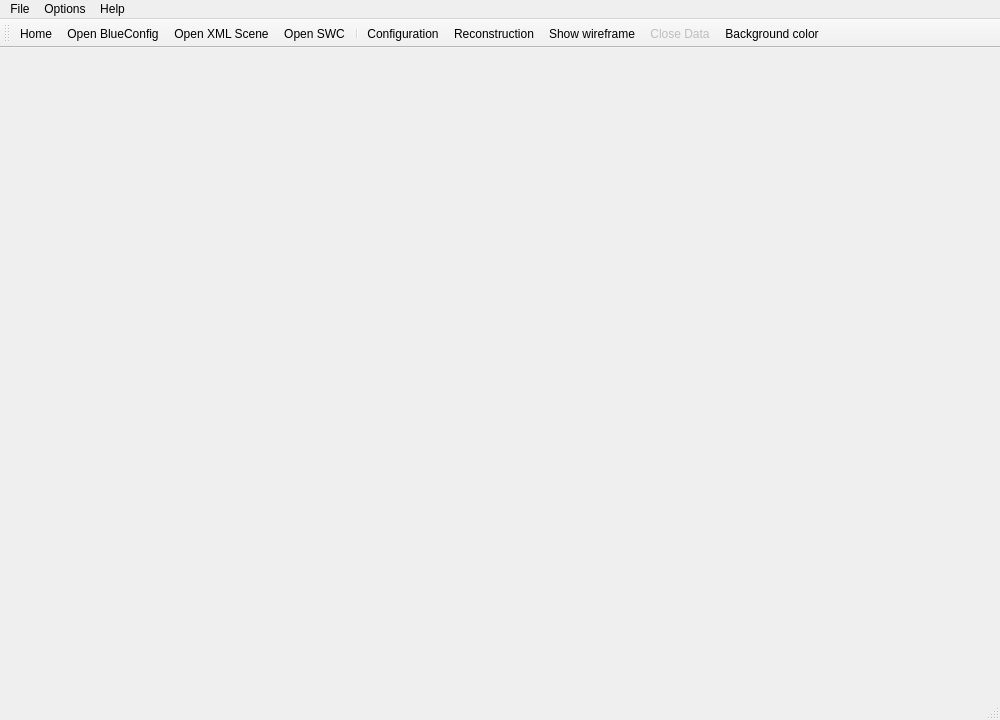
<?xml version="1.0" encoding="UTF-8"?>
<ui version="4.0">
 <class>MainWindow</class>
 <widget class="QMainWindow" name="MainWindow">
  <property name="geometry">
   <rect>
    <x>0</x>
    <y>0</y>
    <width>1000</width>
    <height>720</height>
   </rect>
  </property>
  <property name="windowTitle">
   <string>MainWindow</string>
  </property>
  <property name="windowIcon">
   <iconset resource="../qrc/resources.qrc">
    <normaloff>:/icons/neurotessmesh.ico</normaloff>:/icons/neurotessmesh.ico</iconset>
  </property>
  <widget class="QWidget" name="centralwidget"/>
  <widget class="QMenuBar" name="menubar">
   <property name="geometry">
    <rect>
     <x>0</x>
     <y>0</y>
     <width>1000</width>
     <height>23</height>
    </rect>
   </property>
   <widget class="QMenu" name="menuFile">
    <property name="title">
     <string>File</string>
    </property>
    <addaction name="actionOpenBlueConfig"/>
    <addaction name="actionOpenXMLScene"/>
    <addaction name="actionOpenSWCFile"/>
    <addaction name="actionCloseData"/>
    <addaction name="separator"/>
    <addaction name="actionQuit"/>
   </widget>
   <widget class="QMenu" name="menuHelp">
    <property name="title">
     <string>Help</string>
    </property>
    <addaction name="actionAbout"/>
   </widget>
   <widget class="QMenu" name="menuOptions">
    <property name="title">
     <string>Options</string>
    </property>
    <addaction name="actionHome"/>
    <addaction name="actionUpdateOnIdle"/>
    <addaction name="actionShowFPSOnIdleUpdate"/>
    <addaction name="actionWireframe"/>
    <addaction name="actionBackgroundColor"/>
    <addaction name="actionExtractMesh"/>
    <addaction name="actionConfiguration"/>
   </widget>
   <addaction name="menuFile"/>
   <addaction name="menuOptions"/>
   <addaction name="menuHelp"/>
  </widget>
  <widget class="QStatusBar" name="statusbar"/>
  <widget class="QToolBar" name="toolBar">
   <property name="windowTitle">
    <string>toolBar</string>
   </property>
   <attribute name="toolBarArea">
    <enum>TopToolBarArea</enum>
   </attribute>
   <attribute name="toolBarBreak">
    <bool>false</bool>
   </attribute>
   <addaction name="actionHome"/>
   <addaction name="actionOpenBlueConfig"/>
   <addaction name="actionOpenXMLScene"/>
   <addaction name="actionOpenSWCFile"/>
   <addaction name="separator"/>
   <addaction name="actionConfiguration"/>
   <addaction name="actionExtractMesh"/>
   <addaction name="actionWireframe"/>
   <addaction name="actionCloseData"/>
   <addaction name="actionBackgroundColor"/>
  </widget>
  <action name="actionQuit">
   <property name="text">
    <string>Quit</string>
   </property>
   <property name="shortcut">
    <string>Ctrl+Shift+Q</string>
   </property>
  </action>
  <action name="actionAbout">
   <property name="text">
    <string>About ...</string>
   </property>
  </action>
  <action name="actionHome">
    <property name="icon">
    <iconset resource="../qrc/resources.qrc">
     <normaloff>:/icons/home.png</normaloff>:/icons/home.png</iconset>
   </property>
   <property name="text">
    <string>Home</string>
   </property>
   <property name="toolTip">
    <string>Home</string>
   </property>
   <property name="shortcut">
    <string>Ctrl+H</string>
   </property>
  </action>
  <action name="actionUpdateOnIdle">
   <property name="checkable">
    <bool>true</bool>
   </property>
   <property name="checked">
    <bool>true</bool>
   </property>
   <property name="text">
    <string>Update on idle</string>
   </property>
   <property name="shortcut">
    <string>Ctrl+I</string>
   </property>
  </action>
  <action name="actionBackgroundColor">
   <property name="icon">
    <iconset resource="../qrc/resources.qrc">
     <normaloff>:/icons/colorpicker.png</normaloff>:/icons/colorpicker.png</iconset>
   </property>
   <property name="text">
    <string>Background color</string>
   </property>
   <property name="shortcut">
    <string>Ctrl+B</string>
   </property>
  </action>
  <action name="actionOpenBlueConfig">
   <property name="icon">
    <iconset resource="../qrc/resources.qrc">
     <normaloff>:/icons/open_bc.png</normaloff>:/icons/open_bc.png</iconset>
   </property>
   <property name="text">
    <string>Open BlueConfig</string>
   </property>
   <property name="toolTip">
    <string>Open BlueConfig</string>
   </property>
   <property name="shortcut">
    <string>Ctrl+Shift+B</string>
   </property>
  </action>
  <action name="actionOpenXMLScene">
   <property name="icon">
    <iconset resource="../qrc/resources.qrc">
     <normaloff>:/icons/open_xml.png</normaloff>:/icons/open_xml.png</iconset>
   </property>
   <property name="text">
    <string>Open XML Scene</string>
   </property>
   <property name="toolTip">
    <string>Open XML Scene</string>
   </property>
   <property name="shortcut">
    <string>Ctrl+Shift+X</string>
   </property>
  </action>
  <action name="actionCloseData">
   <property name="enabled">
    <bool>false</bool>
   </property>
   <property name="icon">
    <iconset resource="../qrc/resources.qrc">
     <normaloff>:/icons/close.png</normaloff>:/icons/close.png</iconset>
   </property>
   <property name="text">
    <string>Close Data</string>
   </property>
   <property name="toolTip">
    <string>Close Data</string>
   </property>
   <property name="shortcut">
    <string>Ctrl+Shift+C</string>
   </property>
   <property name="visible">
    <bool>false</bool>
   </property>
   <property name="iconVisibleInMenu">
    <bool>true</bool>
   </property>
  </action>
  <action name="actionOpenSWCFile">
   <property name="icon">
    <iconset resource="../qrc/resources.qrc">
     <normaloff>:/icons/open_swc.png</normaloff>:/icons/open_swc.png</iconset>
   </property>
   <property name="text">
    <string>Open SWC</string>
   </property>
   <property name="toolTip">
    <string>Open SWC</string>
   </property>
   <property name="shortcut">
    <string>Ctrl+Shift+S</string>
   </property>
  </action>
  <action name="actionShowFPSOnIdleUpdate">
   <property name="checkable">
    <bool>true</bool>
   </property>
   <property name="text">
    <string>Show FPS on idle update</string>
   </property>
   <property name="toolTip">
    <string>Show FPS on idle update</string>
   </property>
   <property name="shortcut">
    <string>Ctrl+S</string>
   </property>
  </action>
  <action name="actionWireframe">
   <property name="checkable">
    <bool>true</bool>
   </property>
   <property name="icon">
    <iconset resource="../qrc/resources.qrc">
     <normaloff>:/icons/wireframe.png</normaloff>:/icons/wireframe.png</iconset>
   </property>
   <property name="text">
    <string>Show wireframe</string>
   </property>
   <property name="toolTip">
    <string>Show wireframe</string>
   </property>
   <property name="shortcut">
    <string>Ctrl+W</string>
   </property>
  </action>
  <action name="actionExtractMesh">
   <property name="checkable">
    <bool>true</bool>
   </property>
   <property name="icon">
    <iconset resource="../qrc/resources.qrc">
     <normaloff>:/icons/reconstruction.png</normaloff>:/icons/reconstruction.png</iconset>
   </property>
   <property name="text">
    <string>Reconstruction</string>
   </property>
   <property name="toolTip">
    <string>Reconstruction</string>
   </property>
   <property name="shortcut">
    <string>Ctrl+M</string>
   </property>
  </action>
  <action name="actionConfiguration">
   <property name="checkable">
    <bool>true</bool>
   </property>
   <property name="icon">
    <iconset resource="../qrc/resources.qrc">
     <normaloff>:/icons/settings.png</normaloff>:/icons/settings.png</iconset>
   </property>
   <property name="text">
    <string>Configuration</string>
   </property>
   <property name="toolTip">
    <string>Configuration</string>
   </property>
   <property name="shortcut">
    <string>Ctrl+C</string>
   </property>
  </action>
 </widget>
 <resources>
  <include location="../qrc/resources.qrc"/>
 </resources>
 <connections/>
</ui>
